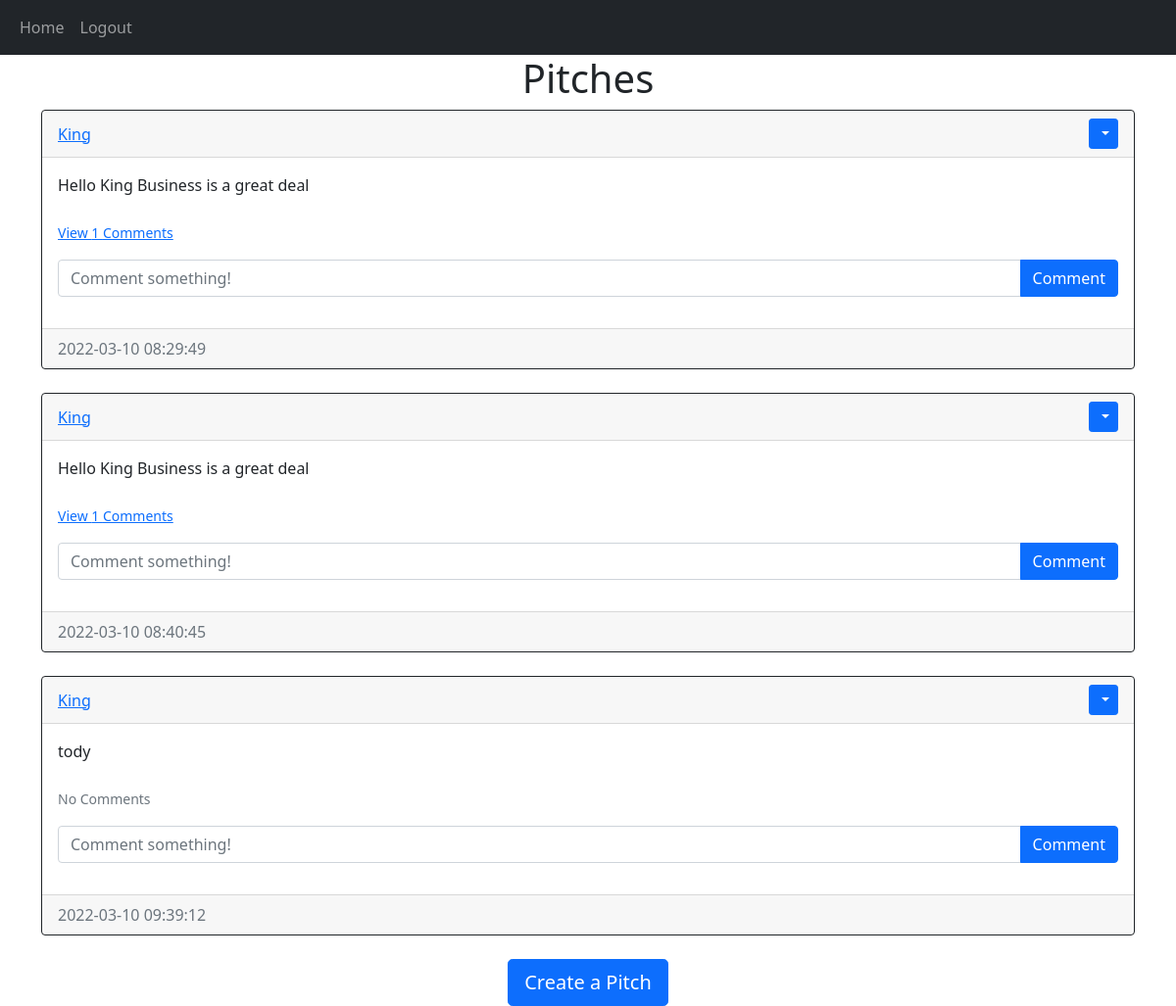
Screenshot of /home (signed in) with the database file from the repository.
### website/models.py (models this page shows)
class Pitch(db.Model):
    id=db.Column(db.Integer,primary_key=True)
    text=db.Column(db.Text,nullable=False)
    date_created=db.Column(db.DateTime(timezone=True),default=func.now())
    author =db.Column(db.Integer,db.ForeignKey('user.id',ondelete='CASCADE'),nullable=False)
    comments = db.relationship('Comment', backref='pitch', passive_deletes=True)

class User(db.Model,UserMixin): #Inherits from db model and userMixin
    id=db.Column(db.Integer,primary_key=True)
    email=db.Column(db.String(150),unique=True) #prevent users with duplicate emails
    username=db.Column(db.String(150),unique=True)
    password=db.Column(db.String(150))
    date_created=db.Column(db.DateTime(timezone=True),default=func.now()) #if nothing is passed,by default the column will be filled by the current time
    pitches=db.relationship('Pitch', backref='user',passive_deletes=True)# backref to allow access to user model
    comments = db.relationship('Comment', backref='user', passive_deletes=True)

### website/views.py (the view)
@views.route("/")
@views.route("/home")
@login_required
def home():
    pitches=Pitch.query.all()
    return render_template("home.html", user=current_user,pitches=pitches)

### website/__init__.py (called while the page is built)
def create_app():
    app = Flask(__name__)
    app.config['SECRET_KEY'] = "helloworld"
    app.config['SQLALCHEMY_DATABASE_URI'] = f'sqlite:///{DB_NAME}'
    db.init_app(app)
    from .views import views
    from .auth import auth
    app.register_blueprint(views, url_prefix="/")
    app.register_blueprint(auth, url_prefix="/")
    from .models import User, Pitch, Comment
    create_database(app)
    login_manager = LoginManager()
    login_manager.login_view = "auth.login"
    login_manager.init_app(app)
    @login_manager.user_loader
    def load_user(id):
        return User.query.get(int(id))
    return app

### website/templates/home.html (shortened to what this page needs)
{% extends "pitch_div.html" %}

### website/templates/pitch_div.html (shortened to what this page needs)
{% extends "base.html" %}
{% block content %}
<h1 align="center" > {%  block header %} Pitches {% endblock %} </h1>
<div id="pitches">
{% for pitch in pitches %}
<div class="card border-dark">
   <div class="card-header d-flex justify-content-between align-items-center">
<a href="/pitches/{{pitch.user.username}}">{{pitch.user.username}}</a>
{% if user.id == pitch.author %}
<div class="btn-group">
<button type="button" class="btn btn-sm btn-primary dropdown-toggle" data-bs-toggle="dropdown">
</button>
</div>
{% endif %}
   </div>
<div class="card-body">
    <div class="card-text">
        {{pitch.text}}
</div>
<br>
  <p class="card-text">
    {% if pitch.comments|length > 0 %}
    <a data-bs-toggle="collapse" href="#comments-{{pitch.id}}" role="button">
      <small>View {{pitch.comments|length}} Comments</small>
    </a>
    {% else %}
    <small class="text-muted">No Comments</small>
    {% endif %}
  </p>
<form class="input-group mb-3"method="POST"action="/create-comment/{{pitch.id}}">
<input
  type="text" id="text"name="text"class="form-control"placeholder="Comment something!"/>
<button type="submit" class="btn btn-primary">Comment</button>
</form>
</div>
<div class="card-footer text-muted">
    {{pitch.date_created}}
</div>
</div>
<br >{% endfor %}
</div>
 {% block footer %}
<div align="center">
<a href="/create-pitch">  <button class="btn btn-primary btn-lg" type="button"> Create a Pitch</button>  </a>
</div>
{% endblock %}
{% endblock %}

### rows the page displays
Pitch: user.username "King", text "Hello King Business is a great deal", comments|length "1", date_created "2022-03-10 08:29:49"
Pitch: user.username "King", text "Hello King Business is a great deal", comments|length "1", date_created "2022-03-10 08:40:45"
Pitch: user.username "King", text "tody", shows "No Comments", date_created "2022-03-10 09:39:12"
